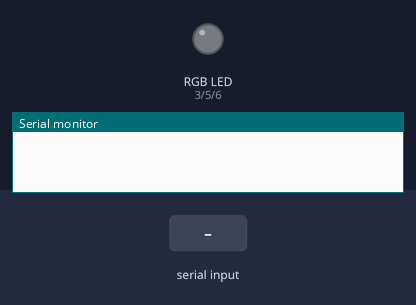
Bench run of a sketch on a simulated Arduino Uno, built with avr-gcc and run on an emulated ATmega328P. On the bench: an RGB LED mixed from three pins (HIGH = lit), the last lines printed to the serial monitor. Inputs (shaded band) come from the test bench. Dim RGB values are drawn brighter than linear.

Above: at 1.2 s.
1.3 s: "90,45,200\n" received over Serial
At 2.4 s:
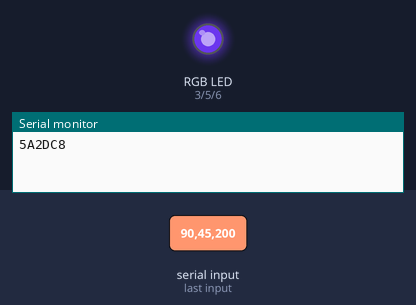
2.8 s: "30,150,10\n" received over Serial
At 3.6 s:
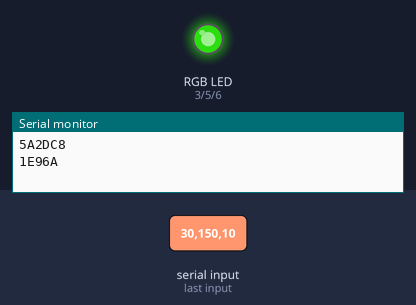
4.3 s: "1,90,45\n" received over Serial
At 4.7 s:
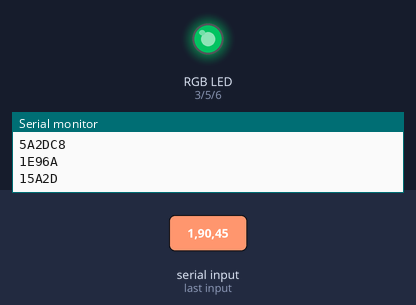
Timing chart, 0 to 7.3 s (numbered marks = the images above; inputs shaded):
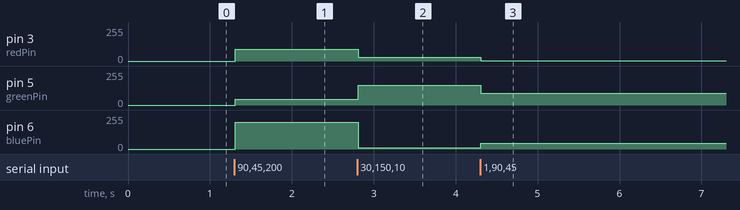

The sketch:

Project8_ColorChangeWithSerial.ino
```cpp
/*
* Name: Color Change with Serial
*
* Description: Input using the serial monitor to set an RGB led
*
* Author: Amar Bhatt
*

 Circuit: Common-anode RGB LED wired like so:
 * Red cathode: digital pin 3
 * Green cathode: digital pin 5
 * blue cathode: digital pin 6
 * anode: Ground

 Reference: Tom Igoe

 */

// pins for the LEDs
const int redPin = 3;
const int greenPin = 5;
const int bluePin = 6;

void setup() {
  // initialize serial:
  Serial.begin(9600);
  // make the pins outputs:
  pinMode(redPin, OUTPUT);
  pinMode(greenPin, OUTPUT);
  pinMode(bluePin, OUTPUT);

}

void loop() {
  // if there's any serial available, read it
  while (Serial.available() > 0) {

    // look for the next valid integer in the incoming serial stream:
    int red = Serial.parseInt();
    // do it again
    int green = Serial.parseInt();
    // do it again
    int blue = Serial.parseInt();

    // look for the newline. That's the end of your input
    if (Serial.read() == '\n') {
      // constrain the values read to 0 - 255 and invert
      red = constrain(red, 0, 255);
      green = constrain(green, 0, 255);
      blue = constrain(blue, 0, 255);

      // set the red, green, and blue legs of the LED:
      analogWrite(redPin, red);
      analogWrite(greenPin, green);
      analogWrite(bluePin, blue);

      // print the three numbers in one string as hexadecimal
      Serial.print(red, HEX);
      Serial.print(green, HEX);
      Serial.println(blue, HEX);
    }
  }
}
```

Measured:
- after the input at 1.3 s, pin 3 (redPin): 0/255 → 90/255 at once; pin 5 (greenPin): 0/255 → 45/255 at once; pin 6 (bluePin): 0/255 → 200/255 at once
- after the input at 2.8 s, pin 3 (redPin): 90/255 → 30/255 at once; pin 5 (greenPin): 45/255 → 150/255 at once; pin 6 (bluePin): 200/255 → 10/255 at once
- after the input at 4.3 s, pin 3 (redPin): 30/255 → 1/255 at once; pin 5 (greenPin): 150/255 → 90/255 at once; pin 6 (bluePin): 10/255 → 45/255 at once
